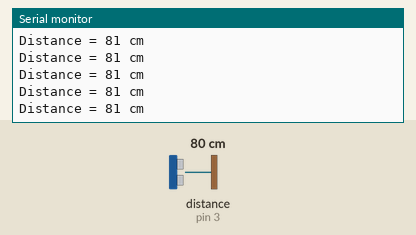
A sketch run on a simulated Arduino Uno, built with avr-gcc and run on an emulated ATmega328P. On the bench: the last lines printed to the serial monitor. Inputs (shaded band) come from the test bench; at power-on: distance to the obstacle (sensor on pin 3) 80 cm. The echo pulse lasts 58.3 µs per cm.

Above: at 1.2 s.
1.3 s: distance to the obstacle (sensor on pin 3) set to 4 cm
At 1.34 s:
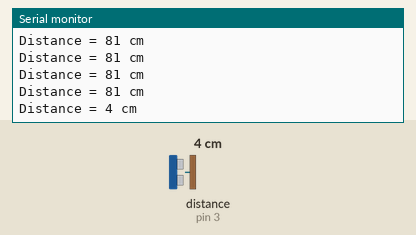
4.3 s: distance to the obstacle (sensor on pin 3) set to 2 cm
At 4.31 s:
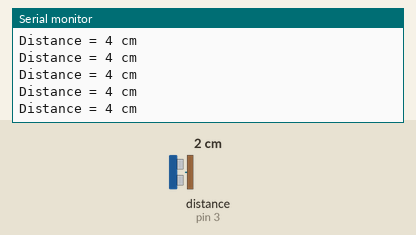
7.3 s: distance to the obstacle (sensor on pin 3) set to 60 cm
At 7.41 s:
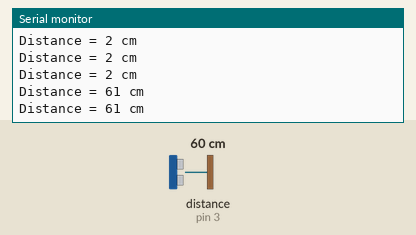
10.3 s: distance to the obstacle (sensor on pin 3) set to 120 cm
At 10.41 s:
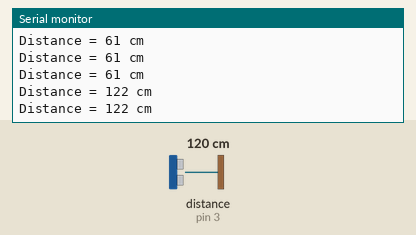
13.3 s: distance to the obstacle (sensor on pin 3) set to 299 cm
At 13.42 s:
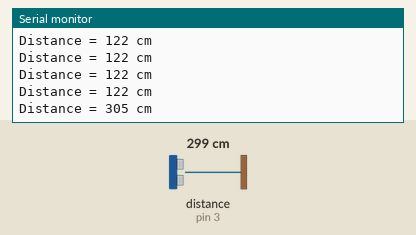
16.3 s: distance to the obstacle (sensor on pin 3) set to 9 cm
At 16.36 s:
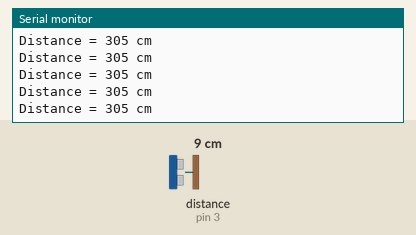
Timing chart, 0 to 19.3 s (numbered marks = the images above; inputs shaded):
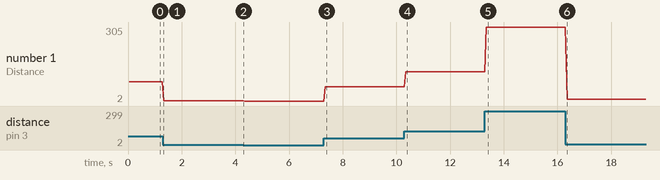

Measured:
- after the input at 1.3 s, the serial monitor: prints a new line at once (image 1)
- after the input at 7.3 s, the serial monitor: prints a new line after 0.05 s (image 3)
- after the input at 10.3 s, the serial monitor: prints a new line at once (image 4)
- after the input at 13.3 s, the serial monitor: prints a new line after 0.05 s (image 5)
- plotted number 1: 81 → 4 after the input at 1.3 s, 4 → 2 after the input at 4.3 s, 2 → 61 after the input at 7.3 s, 61 → 122 after the input at 10.3 s, 122 → 305 after the input at 13.3 s

The sketch:

ultrasonicsensor.ino
```cpp
#include <NewPing.h>

int trigPin = 2;
int echoPin = 3;

NewPing sonar(trigPin, echoPin);
void setup() {
  Serial.begin(9600);
}

void loop() {
  delay(50);
  Serial.print("Distance = ");
  Serial.print(sonar.ping_cm());
  Serial.println(" cm");
}
```
